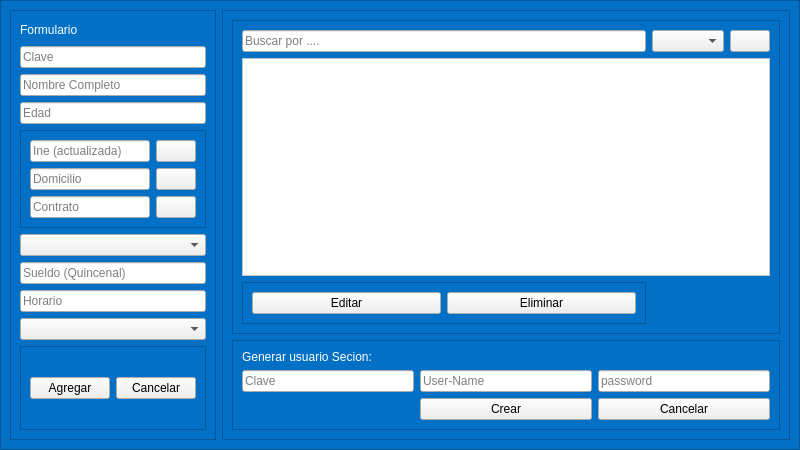
<?xml version="1.0" encoding="UTF-8"?>
<ui version="4.0">
 <class>Form_empleado</class>
 <widget class="QWidget" name="Form_empleado">
  <property name="geometry">
   <rect>
    <x>0</x>
    <y>0</y>
    <width>800</width>
    <height>450</height>
   </rect>
  </property>
  <property name="sizePolicy">
   <sizepolicy hsizetype="Preferred" vsizetype="Preferred">
    <horstretch>0</horstretch>
    <verstretch>0</verstretch>
   </sizepolicy>
  </property>
  <property name="minimumSize">
   <size>
    <width>800</width>
    <height>450</height>
   </size>
  </property>
  <property name="maximumSize">
   <size>
    <width>800</width>
    <height>450</height>
   </size>
  </property>
  <property name="sizeIncrement">
   <size>
    <width>800</width>
    <height>450</height>
   </size>
  </property>
  <property name="baseSize">
   <size>
    <width>800</width>
    <height>450</height>
   </size>
  </property>
  <property name="windowTitle">
   <string>Empleados</string>
  </property>
  <property name="styleSheet">
   <string notr="true">QFrame{
	background-color: rgb(1, 112, 197);
color:white;
}

QTableWidget{
	background-color: rgb(255, 255, 255);
}</string>
  </property>
  <layout class="QGridLayout" name="gridLayout">
   <property name="leftMargin">
    <number>0</number>
   </property>
   <property name="topMargin">
    <number>0</number>
   </property>
   <property name="rightMargin">
    <number>0</number>
   </property>
   <property name="bottomMargin">
    <number>0</number>
   </property>
   <item row="0" column="0">
    <widget class="QFrame" name="frame">
     <property name="frameShape">
      <enum>QFrame::StyledPanel</enum>
     </property>
     <property name="frameShadow">
      <enum>QFrame::Raised</enum>
     </property>
     <layout class="QHBoxLayout" name="horizontalLayout" stretch="2,8">
      <item>
       <widget class="QFrame" name="frame_formulario">
        <property name="frameShape">
         <enum>QFrame::StyledPanel</enum>
        </property>
        <property name="frameShadow">
         <enum>QFrame::Raised</enum>
        </property>
        <layout class="QVBoxLayout" name="verticalLayout">
         <item>
          <widget class="QLabel" name="label">
           <property name="maximumSize">
            <size>
             <width>16777215</width>
             <height>20</height>
            </size>
           </property>
           <property name="text">
            <string>&lt;html&gt;&lt;head/&gt;&lt;body&gt;&lt;p&gt;Formulario&lt;/p&gt;&lt;/body&gt;&lt;/html&gt;</string>
           </property>
          </widget>
         </item>
         <item>
          <widget class="QLineEdit" name="line_clave_empleado">
           <property name="maxLength">
            <number>15</number>
           </property>
           <property name="placeholderText">
            <string>Clave</string>
           </property>
           <property name="clearButtonEnabled">
            <bool>true</bool>
           </property>
          </widget>
         </item>
         <item>
          <widget class="QLineEdit" name="line_nombreCompleto">
           <property name="maxLength">
            <number>50</number>
           </property>
           <property name="placeholderText">
            <string>Nombre Completo</string>
           </property>
           <property name="clearButtonEnabled">
            <bool>true</bool>
           </property>
          </widget>
         </item>
         <item>
          <widget class="QLineEdit" name="line_edad">
           <property name="maxLength">
            <number>2</number>
           </property>
           <property name="placeholderText">
            <string>Edad</string>
           </property>
           <property name="clearButtonEnabled">
            <bool>true</bool>
           </property>
          </widget>
         </item>
         <item>
          <widget class="QFrame" name="frame_5">
           <property name="frameShape">
            <enum>QFrame::StyledPanel</enum>
           </property>
           <property name="frameShadow">
            <enum>QFrame::Raised</enum>
           </property>
           <layout class="QGridLayout" name="gridLayout_2">
            <item row="0" column="0">
             <widget class="QLineEdit" name="line_ine">
              <property name="maxLength">
               <number>40</number>
              </property>
              <property name="placeholderText">
               <string>Ine (actualizada) </string>
              </property>
              <property name="clearButtonEnabled">
               <bool>true</bool>
              </property>
             </widget>
            </item>
            <item row="0" column="1">
             <widget class="QPushButton" name="btn_ine">
              <property name="text">
               <string/>
              </property>
              <property name="icon">
               <iconset>
                <normaloff>../assets/settings_generic/buscar.svg</normaloff>../assets/settings_generic/buscar.svg</iconset>
              </property>
             </widget>
            </item>
            <item row="1" column="0">
             <widget class="QLineEdit" name="line_domicilio">
              <property name="maxLength">
               <number>40</number>
              </property>
              <property name="placeholderText">
               <string>Domicilio</string>
              </property>
              <property name="clearButtonEnabled">
               <bool>true</bool>
              </property>
             </widget>
            </item>
            <item row="1" column="1">
             <widget class="QPushButton" name="btn_domicilio">
              <property name="text">
               <string/>
              </property>
              <property name="icon">
               <iconset>
                <normaloff>../assets/settings_generic/buscar.svg</normaloff>../assets/settings_generic/buscar.svg</iconset>
              </property>
             </widget>
            </item>
            <item row="2" column="0">
             <widget class="QLineEdit" name="line_contrato">
              <property name="maxLength">
               <number>35</number>
              </property>
              <property name="placeholderText">
               <string>Contrato</string>
              </property>
              <property name="clearButtonEnabled">
               <bool>true</bool>
              </property>
             </widget>
            </item>
            <item row="2" column="1">
             <widget class="QPushButton" name="btn_contrato">
              <property name="text">
               <string/>
              </property>
              <property name="icon">
               <iconset>
                <normaloff>../assets/settings_generic/buscar.svg</normaloff>../assets/settings_generic/buscar.svg</iconset>
              </property>
             </widget>
            </item>
           </layout>
          </widget>
         </item>
         <item>
          <widget class="QComboBox" name="comboBox_genero"/>
         </item>
         <item>
          <widget class="QLineEdit" name="line_sueldo">
           <property name="maxLength">
            <number>4</number>
           </property>
           <property name="placeholderText">
            <string>Sueldo (Quincenal)</string>
           </property>
           <property name="clearButtonEnabled">
            <bool>true</bool>
           </property>
          </widget>
         </item>
         <item>
          <widget class="QLineEdit" name="line_horario">
           <property name="maxLength">
            <number>10</number>
           </property>
           <property name="placeholderText">
            <string>Horario</string>
           </property>
           <property name="clearButtonEnabled">
            <bool>true</bool>
           </property>
          </widget>
         </item>
         <item>
          <widget class="QComboBox" name="comboBox_estatus">
           <property name="currentText">
            <string/>
           </property>
          </widget>
         </item>
         <item>
          <widget class="QFrame" name="frame_4">
           <property name="frameShape">
            <enum>QFrame::StyledPanel</enum>
           </property>
           <property name="frameShadow">
            <enum>QFrame::Raised</enum>
           </property>
           <layout class="QHBoxLayout" name="horizontalLayout_2">
            <item>
             <widget class="QPushButton" name="btn_agregar">
              <property name="text">
               <string>Agregar</string>
              </property>
              <property name="icon">
               <iconset>
                <normaloff>../assets/settings_generic/agregar.svg</normaloff>../assets/settings_generic/agregar.svg</iconset>
              </property>
             </widget>
            </item>
            <item>
             <widget class="QPushButton" name="btn_cancelar_form">
              <property name="text">
               <string>Cancelar</string>
              </property>
              <property name="icon">
               <iconset>
                <normaloff>../assets/settings_generic/cancelar.svg</normaloff>../assets/settings_generic/cancelar.svg</iconset>
              </property>
             </widget>
            </item>
           </layout>
          </widget>
         </item>
        </layout>
       </widget>
      </item>
      <item>
       <widget class="QFrame" name="frame_3">
        <property name="frameShape">
         <enum>QFrame::StyledPanel</enum>
        </property>
        <property name="frameShadow">
         <enum>QFrame::Raised</enum>
        </property>
        <layout class="QGridLayout" name="gridLayout_5">
         <item row="0" column="0">
          <widget class="QFrame" name="frame_6">
           <property name="frameShape">
            <enum>QFrame::StyledPanel</enum>
           </property>
           <property name="frameShadow">
            <enum>QFrame::Raised</enum>
           </property>
           <layout class="QGridLayout" name="gridLayout_3">
            <item row="0" column="2">
             <widget class="QPushButton" name="btn_buscar">
              <property name="text">
               <string/>
              </property>
              <property name="icon">
               <iconset>
                <normaloff>../assets/settings_generic/buscar.svg</normaloff>../assets/settings_generic/buscar.svg</iconset>
              </property>
             </widget>
            </item>
            <item row="1" column="0" colspan="3">
             <widget class="QTableWidget" name="tableWidget"/>
            </item>
            <item row="2" column="0">
             <widget class="QFrame" name="frame_7">
              <property name="frameShape">
               <enum>QFrame::StyledPanel</enum>
              </property>
              <property name="frameShadow">
               <enum>QFrame::Raised</enum>
              </property>
              <layout class="QHBoxLayout" name="horizontalLayout_3">
               <item>
                <widget class="QPushButton" name="line_editar">
                 <property name="text">
                  <string>Editar</string>
                 </property>
                 <property name="icon">
                  <iconset>
                   <normaloff>../assets/settings_generic/edit.svg</normaloff>../assets/settings_generic/edit.svg</iconset>
                 </property>
                </widget>
               </item>
               <item>
                <widget class="QPushButton" name="btn_eliminar">
                 <property name="text">
                  <string>Eliminar</string>
                 </property>
                 <property name="icon">
                  <iconset>
                   <normaloff>../assets/settings_generic/delete.svg</normaloff>../assets/settings_generic/delete.svg</iconset>
                 </property>
                </widget>
               </item>
              </layout>
             </widget>
            </item>
            <item row="0" column="0">
             <widget class="QLineEdit" name="line_busqueda_empleado">
              <property name="maxLength">
               <number>30</number>
              </property>
              <property name="placeholderText">
               <string>Buscar por ....</string>
              </property>
              <property name="clearButtonEnabled">
               <bool>true</bool>
              </property>
             </widget>
            </item>
            <item row="0" column="1">
             <widget class="QComboBox" name="comboBox_busqueda"/>
            </item>
           </layout>
          </widget>
         </item>
         <item row="1" column="0">
          <widget class="QFrame" name="frame_8">
           <property name="frameShape">
            <enum>QFrame::StyledPanel</enum>
           </property>
           <property name="frameShadow">
            <enum>QFrame::Raised</enum>
           </property>
           <layout class="QGridLayout" name="gridLayout_4">
            <item row="2" column="2">
             <widget class="QPushButton" name="btn_cancelar_sesion">
              <property name="text">
               <string>Cancelar</string>
              </property>
              <property name="icon">
               <iconset>
                <normaloff>../assets/settings_generic/cancelar.svg</normaloff>../assets/settings_generic/cancelar.svg</iconset>
              </property>
             </widget>
            </item>
            <item row="2" column="1">
             <widget class="QPushButton" name="btn_crear">
              <property name="text">
               <string>Crear</string>
              </property>
              <property name="icon">
               <iconset>
                <normaloff>../assets/settings_generic/agregar.svg</normaloff>../assets/settings_generic/agregar.svg</iconset>
              </property>
             </widget>
            </item>
            <item row="1" column="0">
             <widget class="QLineEdit" name="line_calve_e_sesion">
              <property name="maxLength">
               <number>15</number>
              </property>
              <property name="placeholderText">
               <string>Clave</string>
              </property>
              <property name="clearButtonEnabled">
               <bool>true</bool>
              </property>
             </widget>
            </item>
            <item row="1" column="1">
             <widget class="QLineEdit" name="line_user_name">
              <property name="maxLength">
               <number>15</number>
              </property>
              <property name="placeholderText">
               <string>User-Name</string>
              </property>
              <property name="clearButtonEnabled">
               <bool>true</bool>
              </property>
             </widget>
            </item>
            <item row="1" column="2">
             <widget class="QLineEdit" name="line_password">
              <property name="maxLength">
               <number>15</number>
              </property>
              <property name="echoMode">
               <enum>QLineEdit::Password</enum>
              </property>
              <property name="placeholderText">
               <string>password</string>
              </property>
              <property name="clearButtonEnabled">
               <bool>true</bool>
              </property>
             </widget>
            </item>
            <item row="0" column="0">
             <widget class="QLabel" name="label_2">
              <property name="text">
               <string>&lt;html&gt;&lt;head/&gt;&lt;body&gt;&lt;p&gt;Generar usuario Secion:&lt;/p&gt;&lt;/body&gt;&lt;/html&gt;</string>
              </property>
             </widget>
            </item>
           </layout>
          </widget>
         </item>
        </layout>
       </widget>
      </item>
     </layout>
    </widget>
   </item>
  </layout>
 </widget>
 <resources/>
 <connections/>
</ui>
